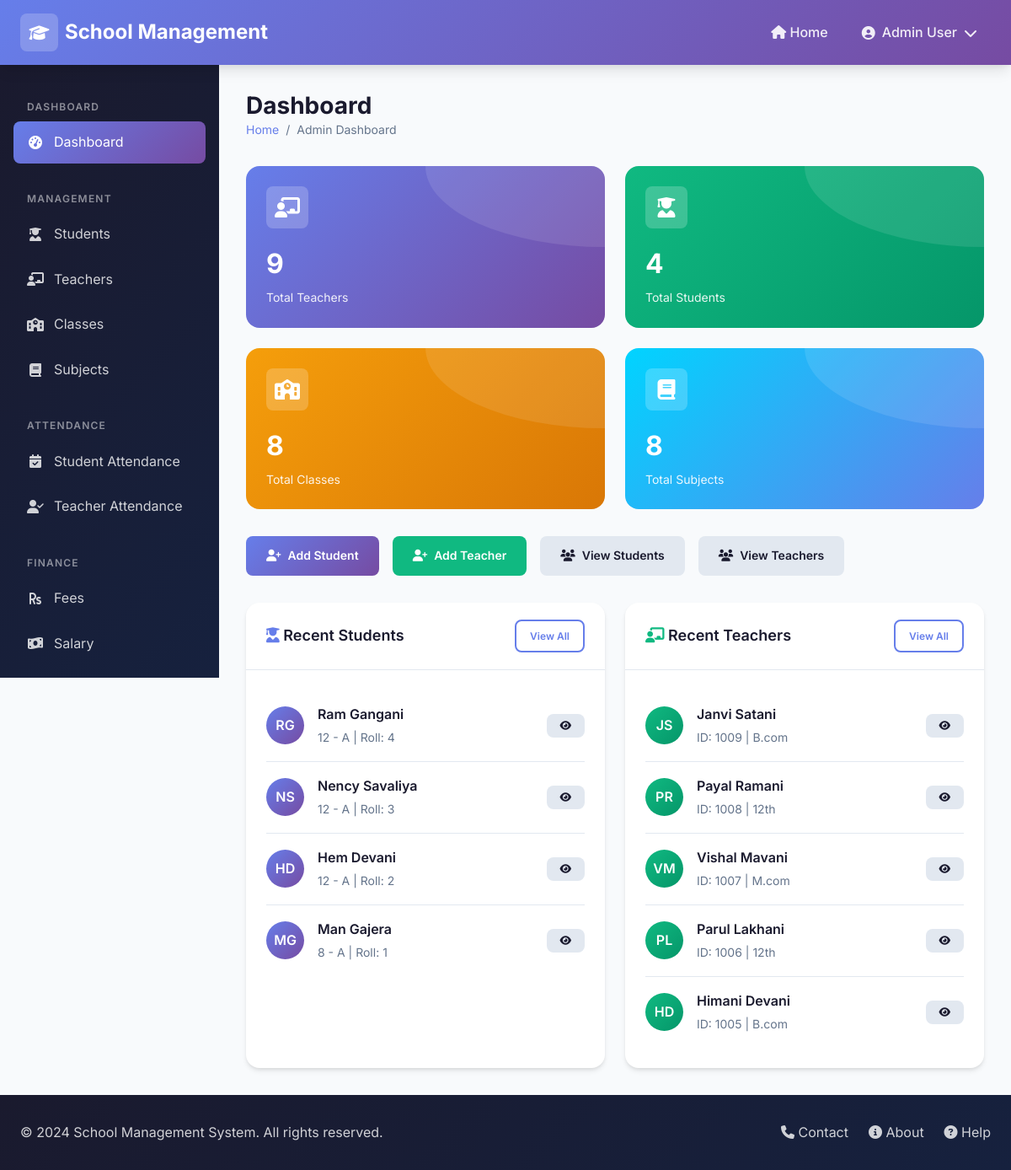
Before: /admin-panel/ with the older database file.
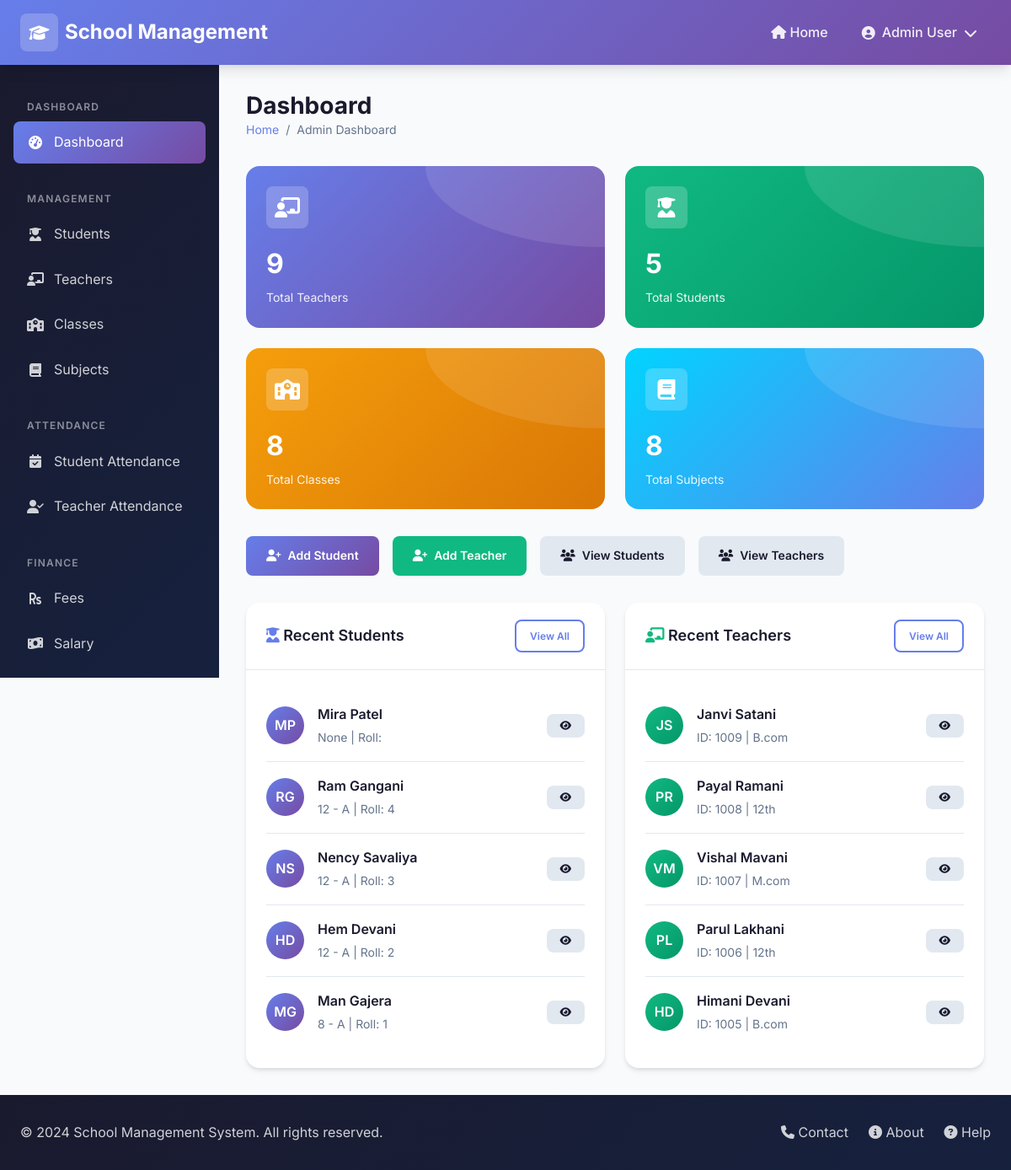
After: the same page with the newer database file.
### core/models.py (models this page shows, shortened)
class Student(models.Model):
    GENDER_CHOICES = [
        ('male', 'Male'),
        ('female', 'Female'),
        ('other', 'Other'),
    ]
    username = models.CharField(max_length=50, unique=True)
    password = models.CharField(max_length=255)
    name = models.CharField(max_length=100)
    surname = models.CharField(max_length=100)
    email = models.EmailField(unique=True)
    mobile = models.CharField(max_length=15, blank=True)
    dob = models.DateField(null=True, blank=True)
    gender = models.CharField(max_length=10, choices=GENDER_CHOICES)
    roll_no = models.CharField(max_length=20)
    address = models.TextField(blank=True)
    student_class = models.ForeignKey(Class, on_delete=models.SET_NULL, null=True, related_name='students')
    section = models.CharField(max_length=10, blank=True)
    admission_no = models.CharField(max_length=50, unique=True)
    admission_date = models.DateField(null=True, blank=True)
    parent_name = models.CharField(max_length=100, blank=True)
    parent_mobile = models.CharField(max_length=15, blank=True)
    parent_email = models.EmailField(blank=True)
    created_at = models.DateTimeField(auto_now_add=True)
    updated_at = models.DateTimeField(auto_now=True)

class Class(models.Model):
    name = models.CharField(max_length=50)  # e.g., "Class 1", "Class 10"
    section = models.CharField(max_length=10, blank=True)  # e.g., "A", "B"
    created_at = models.DateTimeField(auto_now_add=True)
    updated_at = models.DateTimeField(auto_now=True)
    class Meta:
        verbose_name_plural = "Classes"
        ordering = ['name', 'section']
    def __str__(self):
        if self.section:
            return f"{self.name} - {self.section}"
        return self.name

class Teacher(models.Model):
    GENDER_CHOICES = [
        ('male', 'Male'),
        ('female', 'Female'),
        ('other', 'Other'),
    ]
    username = models.CharField(max_length=50, unique=True)
    password = models.CharField(max_length=255)
    name = models.CharField(max_length=100)
    surname = models.CharField(max_length=100)
    email = models.EmailField(unique=True)
    mobile = models.CharField(max_length=15)
    dob = models.DateField(null=True, blank=True)
    gender = models.CharField(max_length=10, choices=GENDER_CHOICES)
    address = models.TextField(blank=True)
    employee_id = models.CharField(max_length=50, unique=True)
    qualification = models.CharField(max_length=200, blank=True)
    joining_date = models.DateField(null=True, blank=True)
    experience = models.CharField(max_length=50, blank=True)
    salary = models.DecimalField(max_digits=10, decimal_places=2, default=0)
    subjects = models.ManyToManyField(Subject, blank=True, related_name='teachers')
    created_at = models.DateTimeField(auto_now_add=True)
    updated_at = models.DateTimeField(auto_now=True)

### core/views.py (the view)
    def wrapper(request, *args, **kwargs):
        if request.session.get('user_role') != 'admin':
            try:
                admin = Admin.objects.first()
                if admin:
                    request.session['user_id'] = admin.id
                    request.session['user_role'] = 'admin'
                    request.session['user_name'] = admin.full_name
            except:
                messages.error(request, 'Admin not found.')
                return redirect('login')
        return view_func(request, *args, **kwargs)

### core/models.py (called while the page is built)
    @property
    def full_name(self):
        return f"{self.name} {self.surname}"

### core/views.py (called while the page is built)
def admin_required(view_func):
    def wrapper(request, *args, **kwargs):
        if request.session.get('user_role') != 'admin':
            try:
                admin = Admin.objects.first()
                if admin:
                    request.session['user_id'] = admin.id
                    request.session['user_role'] = 'admin'
                    request.session['user_name'] = admin.full_name
            except:
                messages.error(request, 'Admin not found.')
                return redirect('login')
        return view_func(request, *args, **kwargs)
    return wrapper

### templates/admin/dashboard.html (shortened to what the changed rows need)
{% extends 'base.html' %}
{% load static %}
{% block content %}
{% include 'partials/admin_header.html' %}
<div class="dashboard-layout">
    <main class="main-content">
        <div class="page-header">
            <div>
                <h1 class="page-title">Dashboard</h1>
            </div>
        </div>
        <div class="stats-grid">
            <div class="stats-card success">
                <div class="stats-icon">
                    <i class="fas fa-user-graduate"></i>
                </div>
                <div class="stats-value">{{ total_students }}</div>
                <div class="stats-label">Total Students</div>
            </div>
        </div>
        <div class="recent-grid">
            <div class="card">
                <div class="card-body">
                    {% for student in recent_students %}
                    <div class="recent-item">
                        <div class="recent-avatar">
                            {{ student.name|slice:":1" }}{{ student.surname|slice:":1" }}
                        </div>
                        <div class="recent-info">
                            <div class="recent-name">{{ student.name }} {{ student.surname }}</div>
                            <div class="recent-meta">
                                {{ student.student_class }} | Roll: {{ student.roll_no }}
                            </div>
                        </div>
                        <a href="{% url 'student_detail' student.pk %}" class="btn btn-sm btn-secondary">
                            <i class="fas fa-eye"></i>
                        </a>
                    </div>
                    {% empty %}
                    <p class="text-gray text-center">No students added yet</p>
                    {% endfor %}
                </div>
            </div>
            <div class="card">
                <div class="card-body">
                    {% for teacher in recent_teachers %}
                    <div class="recent-item">
                        <div class="recent-avatar"
                            style="background: linear-gradient(135deg, #10b981 0%, #059669 100%);">
                            {{ teacher.name|slice:":1" }}{{ teacher.surname|slice:":1" }}
                        </div>
                        <div class="recent-info">
                            <div class="recent-name">{{ teacher.name }} {{ teacher.surname }}</div>
                            <div class="recent-meta">
                                ID: {{ teacher.employee_id }} | {{ teacher.qualification }}
                            </div>
                        </div>
                        <a href="{% url 'teacher_detail' teacher.pk %}" class="btn btn-sm btn-secondary">
                            <i class="fas fa-eye"></i>
                        </a>
                    </div>
                    {% empty %}
                    <p class="text-gray text-center">No teachers added yet</p>
                    {% endfor %}
                </div>
            </div>
        </div>
    </main>
</div>
{% endblock %}

Changed rows visible on the page:
added Student: name "M", surname "P", name "Mira", surname "Patel", student_class "None"
Other visible differences:
{{ total_students }}: "4" → "5"
